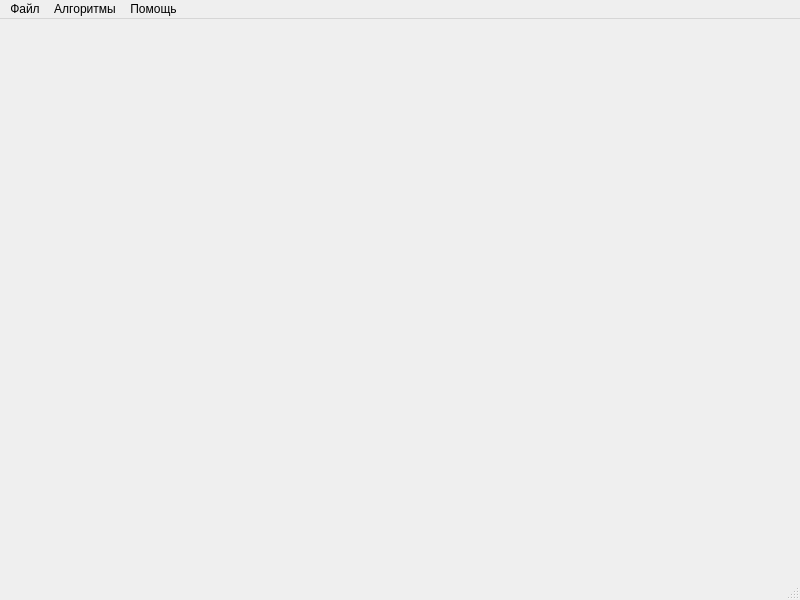
<?xml version="1.0" encoding="UTF-8"?>
<ui version="4.0">
 <class>MainWindow</class>
 <widget class="QMainWindow" name="MainWindow">
  <property name="geometry">
   <rect>
    <x>0</x>
    <y>0</y>
    <width>800</width>
    <height>600</height>
   </rect>
  </property>
  <property name="windowTitle">
   <string>MLATView</string>
  </property>
  <widget class="QWidget" name="centralwidget"/>
  <widget class="QMenuBar" name="menubar">
   <property name="geometry">
    <rect>
     <x>0</x>
     <y>0</y>
     <width>800</width>
     <height>21</height>
    </rect>
   </property>
   <widget class="QMenu" name="menuMenu">
    <property name="title">
     <string>Файл</string>
    </property>
    <addaction name="action_4"/>
    <addaction name="separator"/>
    <addaction name="action"/>
    <addaction name="action_2"/>
    <addaction name="separator"/>
    <addaction name="separator"/>
    <addaction name="action_13"/>
   </widget>
   <widget class="QMenu" name="menu_2">
    <property name="title">
     <string>Помощь</string>
    </property>
    <addaction name="action_11"/>
   </widget>
   <widget class="QMenu" name="menu">
    <property name="title">
     <string>Алгоритмы</string>
    </property>
    <addaction name="action_12"/>
   </widget>
   <addaction name="menuMenu"/>
   <addaction name="menu"/>
   <addaction name="menu_2"/>
  </widget>
  <widget class="QStatusBar" name="statusbar"/>
  <action name="action">
   <property name="text">
    <string>Открыть список сенсоров</string>
   </property>
  </action>
  <action name="action_2">
   <property name="text">
    <string>Закрыть список сенсоров</string>
   </property>
  </action>
  <action name="action_3">
   <property name="text">
    <string>Задать координаты сенсоров вручную</string>
   </property>
  </action>
  <action name="action_5">
   <property name="text">
    <string>Задать координаты сенсоров вручную</string>
   </property>
  </action>
  <action name="action_6">
   <property name="text">
    <string>Алгоритм Бэнкрофта оригинальный</string>
   </property>
  </action>
  <action name="action_7">
   <property name="text">
    <string>Алгоритм Бэнкрофта Тамилова</string>
   </property>
  </action>
  <action name="action_8">
   <property name="text">
    <string>Метод Ньютона Рэфсона</string>
   </property>
  </action>
  <action name="action_T_SVD">
   <property name="text">
    <string>Алгоритм T-SVD</string>
   </property>
  </action>
  <action name="action_9">
   <property name="text">
    <string>Алгоритм Тихонова</string>
   </property>
  </action>
  <action name="action_10">
   <property name="text">
    <string>Алгортитм Тихонова 2</string>
   </property>
  </action>
  <action name="action_11">
   <property name="enabled">
    <bool>false</bool>
   </property>
   <property name="text">
    <string>О программе</string>
   </property>
  </action>
  <action name="action_13">
   <property name="text">
    <string>Выход</string>
   </property>
  </action>
  <action name="action_4">
   <property name="enabled">
    <bool>false</bool>
   </property>
   <property name="text">
    <string>Открыть карту</string>
   </property>
  </action>
  <action name="action_12">
   <property name="enabled">
    <bool>false</bool>
   </property>
   <property name="text">
    <string>Бэнкрофт оригинальный</string>
   </property>
  </action>
 </widget>
 <resources/>
 <connections/>
</ui>
